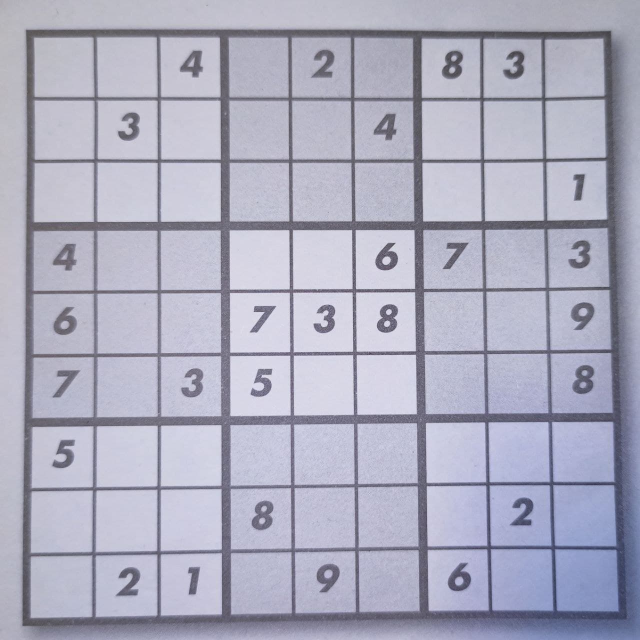
#> input picture images/sudoku.jpg, 1280 x 1280 px, found by its file name (shown at 1/2 size)
$ jupyter execute 1_Grid_detection.ipynb
#> lines starting #> are read from the running program, lines starting #| are printed output that depends on the picture; after the words box and inside, x2 and y2 are one past the last pixel; in counts of white or black regions, pixels touching at a corner belong together
[cell 1]
import matplotlib.pyplot as plt
import numpy as np
import pandas as pd
import cv2

from skimage.io import imread, imshow
from skimage.measure import label, regionprops, regionprops_table
from skimage.color import rgb2gray
from skimage.transform import resize
from imutils import contours

## 1. Definición de variables globales

[cell 2]
img_height = 1000
img_width = 1000

cell_area_max = img_height/9 * img_width/9

imagen_path = 'images/sudoku.jpg'
save_path = './images/numbers/cell'
save_extension_img = '.png'

## 2. Carga de imagen de entrada

Se recomienda lo más centrada en la cuadrícula del sudoku en sí.

[cell 3]
image = cv2.imread(imagen_path)
#> image is the input picture: shape (1280, 1280, 3); mean B, G, R 190.1, 171.9, 171.9

## 3. Procesamiento de imagen

    - Recorte
    - Escala de grises
    - Suavizado
    - Umbralización adaptativa

[cell 4]
image = cv2.resize(image, (img_height, img_width), interpolation = cv2.INTER_AREA)
#> image: shape (1000, 1000, 3)
gray = cv2.cvtColor(image, cv2.COLOR_BGR2GRAY)
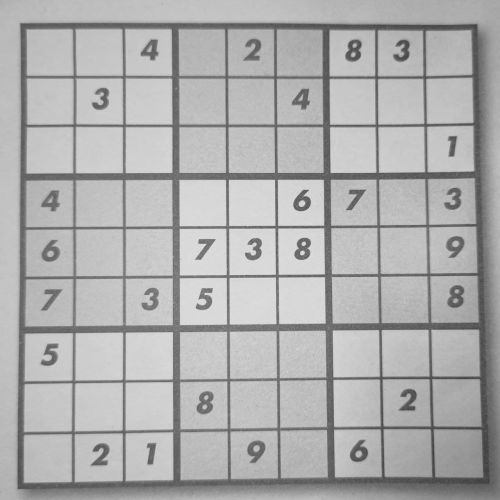
#> gray: shape (1000, 1000) (shown at 1/2 size); min 58, max 228, mean 173.9
image_blur = cv2.medianBlur(gray, 9)
thresh = cv2.adaptiveThreshold(image_blur,255,cv2.ADAPTIVE_THRESH_GAUSSIAN_C, cv2.THRESH_BINARY_INV,35,5)
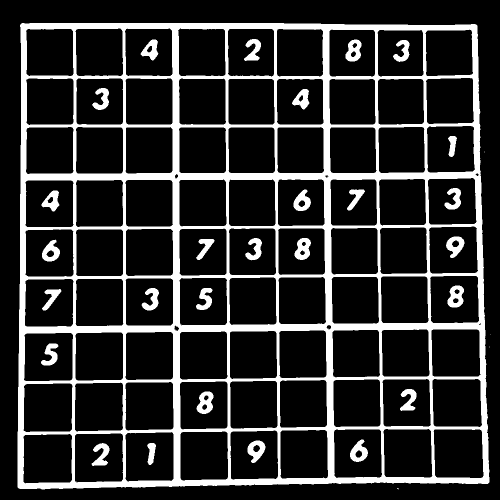
#> thresh: shape (1000, 1000) (shown at 1/2 size); 17.8% white; 32 white regions (4 under 20 px)

[cell 5]
cv2.imshow('imagen', thresh)
cv2.waitKey(0)

## 4. Eliminación de números y ruido

    - Se localizan los contornos de las celdas y se dibujan en negro las cuadrículas para eliminar tanto el ruido como los números del gird.
    - Se utilizan las funciones cv2.getStructuringElement y cv2.morphologyEx para mejorar las líneas verticales y horizontales de las celdas por si estuvieran cortadas.

[cell 6]
# Filter out all numbers and noise to isolate only boxes
cnts = cv2.findContours(thresh, cv2.RETR_LIST, cv2.CHAIN_APPROX_SIMPLE)
#> cnts = 135 contours, 5 with area under 20; largest, box (x1, y1, x2, y2) and area: (35, 46, 979, 979) 854417, (866, 858, 968, 957) 9412, (46, 867, 145, 968) 9362, (149, 866, 247, 966) 9316, (46, 766, 146, 865) 9301
cnts = cnts[0] if len(cnts) == 2 else cnts[1]
for c in cnts:
    area = cv2.contourArea(c)
    if (area < cell_area_max) and (area > cell_area_max/4):
        cv2.drawContours(thresh, [c], -1, (0,0,0), -1)
#> this loop made 135 passes
#> area on passes 2 to 13: 158.5, 155, 468.5, 801.5, 1014.5, 1000.5, 9361.5, 9316.5, 9267, 9192, 9089.5, 9121.5
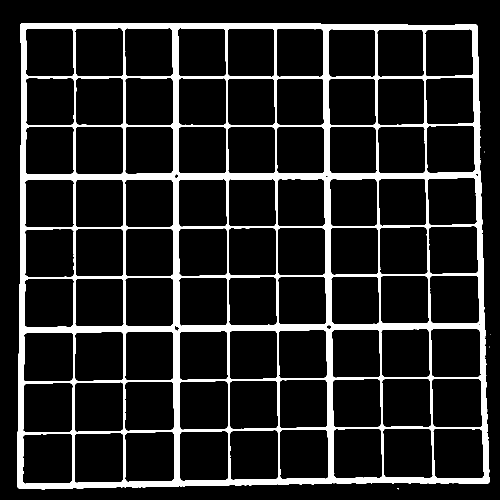
#> thresh: shape (1000, 1000) (shown at 1/2 size); 12.7% white; 5 white regions (4 under 20 px), largest, box (x1, y1, x2, y2) and area: (35, 46, 979, 979) 126895

[cell 7]
# Fix horizontal and vertical lines
vertical_kernel = cv2.getStructuringElement(cv2.MORPH_RECT, (1,3))
#> vertical_kernel = [1, 1, 1]
thresh = cv2.morphologyEx(thresh, cv2.MORPH_CLOSE, vertical_kernel, iterations=9)
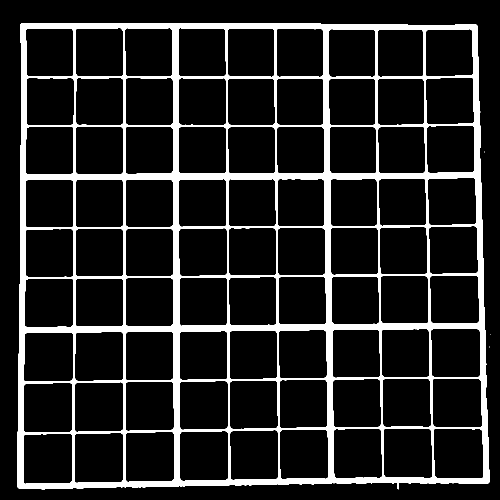
#> thresh: shape (1000, 1000) (shown at 1/2 size); 12.8% white; 4 white regions (3 under 20 px), largest, box (x1, y1, x2, y2) and area: (35, 46, 979, 979) 128421
horizontal_kernel = cv2.getStructuringElement(cv2.MORPH_RECT, (3,1))
#> horizontal_kernel = [[1, 1, 1]]
thresh = cv2.morphologyEx(thresh, cv2.MORPH_CLOSE, horizontal_kernel, iterations=4)
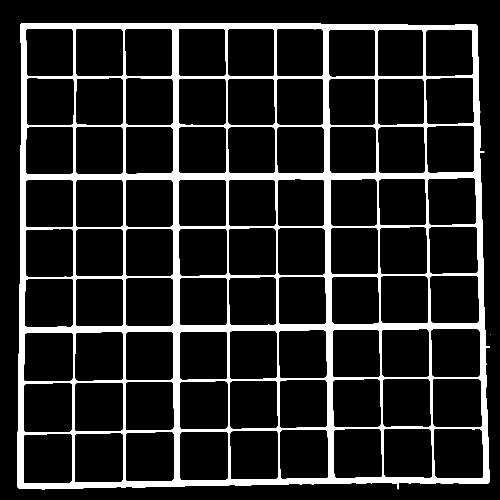
#> thresh: shape (1000, 1000) (shown at 1/2 size); 12.9% white; 2 white regions (1 under 20 px), largest, box (x1, y1, x2, y2) and area: (35, 46, 980, 979) 129045

[cell 8]
cv2.imshow('imagen', thresh)
cv2.waitKey(0)
#> Out = 27

## 5. Ordenación de las coordenadas de las celdas

Se buscan las coordenadas de cada celda y se ordenan de arriba a abajo y de izquierda a derecha. Esto es necesario para saber, más adelaante, dónde (en qué celda) estará cada número localizado.

[cell 9]
# Sort by top to bottom and each row by left to right
invert = 255 - thresh
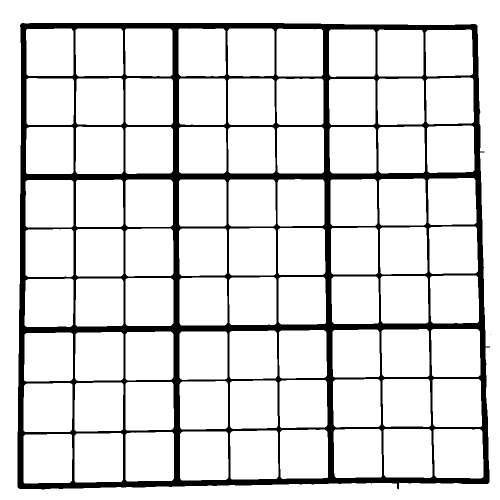
#> invert: shape (1000, 1000) (shown at 1/2 size); 87.1% white; 2 black regions (1 under 20 px)
cnts_ = cv2.findContours(invert, cv2.RETR_TREE, cv2.CHAIN_APPROX_SIMPLE)
#> cnts_ = 84 contours, 1 with area under 20; largest, box (x1, y1, x2, y2) and area: (0, 0, 1000, 1000) 998001, (34, 45, 981, 980) 858518, (867, 858, 967, 957) 9403, (47, 868, 145, 967) 9302, (47, 766, 145, 864) 9271
cnts_ = cnts_[0] if len(cnts_) == 2 else cnts_[1]

cnts = []
for c in cnts_:
    area = cv2.contourArea(c)
    #print(area)
    if (area < cell_area_max) and (area > cell_area_max/4):
        cnts.append(c)
#> this loop made 84 passes
#> area on passes 3 to 14: 858518, 9301.5, 9262, 9244, 9174, 9060.5, 9098.5, 9403, 9157.5, 9087.5, 9271, 9197
#> (c, area) on pass 1: ([[0, 0], [0, 999], [999, 999], [999, 0]], 998001)
#> after the loop, cnts = 81 contours; largest, box (x1, y1, x2, y2) and area: (867, 858, 967, 957) 9403, (47, 868, 145, 967) 9302, (47, 766, 145, 864) 9271, (149, 866, 246, 965) 9262, (251, 864, 348, 963) 9244

(cnts, _) = contours.sort_contours(cnts, method = "top-to-bottom")


sudoku_rows = []
row = []
for (i, c) in enumerate(cnts, 1):
    row.append(c)
    if i % 9 == 0:
        (cnts, _) = contours.sort_contours(row, method = "left-to-right")
        sudoku_rows.append(cnts)
        row = []
#> this loop made 81 passes
#> after the loop, sudoku_rows = 9 items

## 6. Iteración para extraer las imágenes de las celdas con números

Para cada celda, se extraen las coordenadas de sus esquinas, se realizan operaciones de procesamiento de imágenes, se buscan áreas dentro de la celda y, si alguna de estas áreas tiene el tamaño fijado para el tamaño de los números, se hace recorte de esa celda en la imagen original y se guarda como imagen de celda con número para la próxima predicción.

[cell 10]
#Bucle
ct = 0
for row in sudoku_rows:
    for c in row:
        mask = np.zeros(image.shape, dtype=np.uint8)
        cv2.drawContours(mask, [c], -1, (255,255,255), -1)
        result = cv2.bitwise_and(image, mask)
        result[mask==0] = 255

        #Extracción de coordenadas para cada celda
        d = c[:,0]
        xMin = d[:,1].min()
        xMax = d[:,1].max()
        yMin = d[:,0].min()
        yMax = d[:,0].max()

        #Procesamiento de imagen
        gray_result = cv2.cvtColor(result, cv2.COLOR_BGR2GRAY)
        result_blur = cv2.medianBlur(gray_result, 9)
        ret, thresh_result = cv2.threshold(result_blur, 130, 255, cv2.THRESH_BINARY)

        #Bounding Box para buscar áreas
        label_result = label(thresh_result, background = 255)
        regions_result = regionprops(label_result)

        for props in regions_result:
            minr, minc, maxr, maxc = props.bbox
            area_result = (maxr - minr)*(maxc - minc)

            #Filtrado por área de Bounding Box
            if (area_result > cell_area_max/25) and (area_result < cell_area_max/4):
                #Guardado de celdas con números
                salida = image.copy()
                salida_crop = image[xMin+15:xMax-25, yMin+22:yMax-17]
                cv2.imwrite(save_path + str(ct) + save_extension_img, salida_crop)
        ct += 1

        cv2.imshow('Grid', result)
        cv2.waitKey(100)
#> this loop made 9 passes
#> pass 1, `cv2.imshow('Grid', result)`:
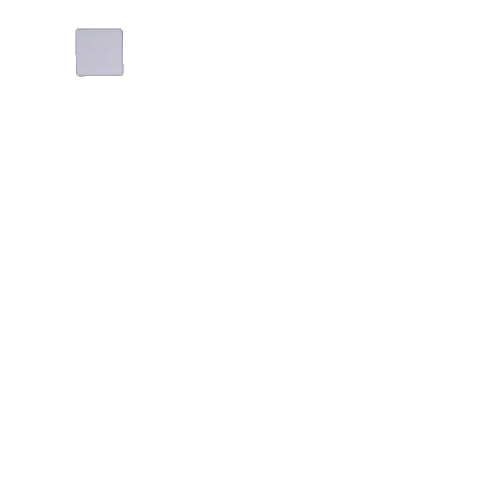
#> window 'Grid': shape (1000, 1000, 3) (shown at 1/2 size); mean B, G, R 254.5, 254.4, 254.4
#> pass 1, `cv2.imwrite(save_path + str(ct) + save_extension_img, salida_crop)`:
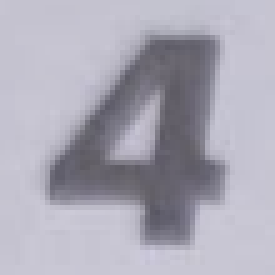
#> saved as cell2.png: shape (55, 55, 3) (shown 5 times larger); mean B, G, R 182, 169.2, 171.3
#> pass 1, `cv2.imshow('Grid', result)`:
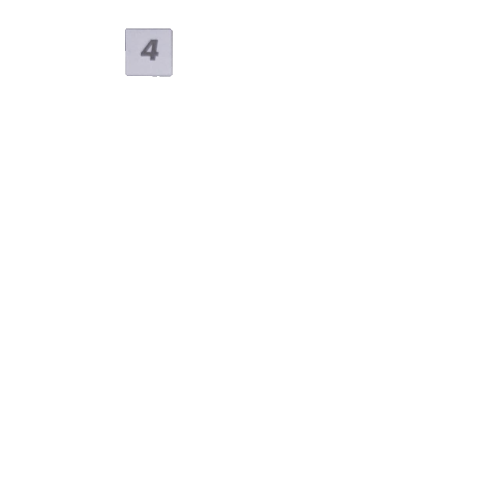
#> window 'Grid': shape (1000, 1000, 3) (shown at 1/2 size); mean B, G, R 254.5, 254.4, 254.4
#> after the loop: label_result: shape (1000, 1000) int64; every value is 0
#> after the loop:
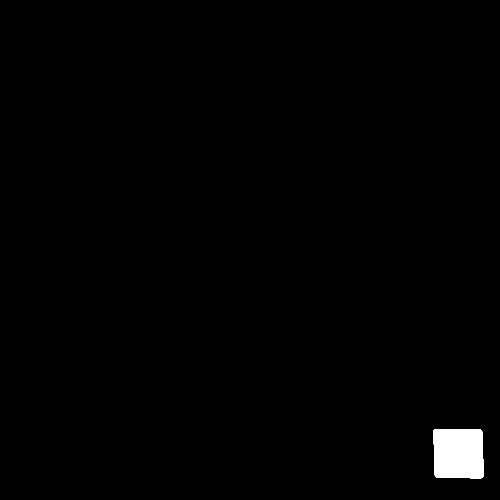
#> mask: shape (1000, 1000, 3) (shown at 1/2 size); 0.96% white; 1 white region, box (x1, y1, x2, y2) and area: (867, 858, 967, 957) 9592
#> after the loop: thresh_result: shape (1000, 1000); every value is 255
#> after the loop, ct = 81
cv2.waitKey()
#> Out = 27
